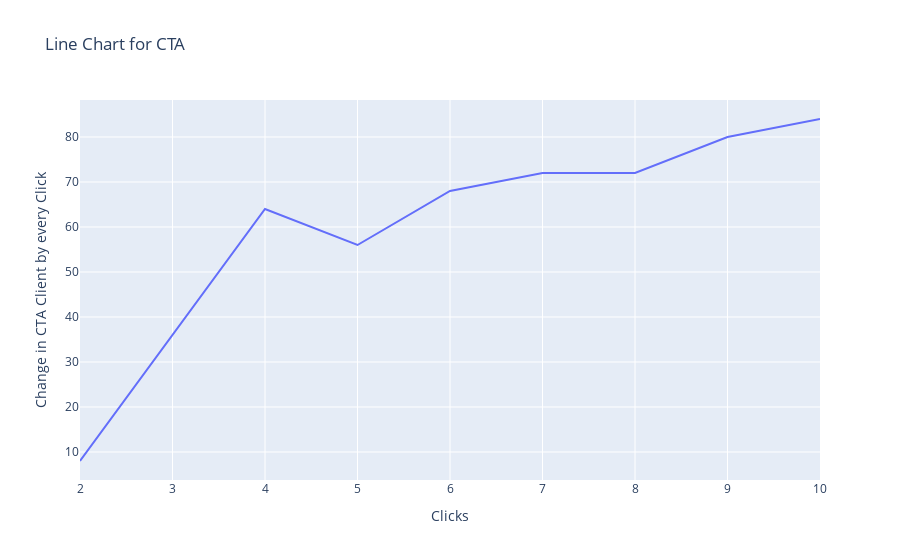

Source (notebook cell):
### Markdown cell above
## Line Chart for CTA ##

### Code cell
import plotly.express as px

# Assuming 'CTA' is a DataFrame

# Calculate the value counts
counts1 = CTA['clicks'].value_counts().sort_index()

# Extract the top 10 values
x1 = counts1.index[:10]
y1 = counts1.values[:10]

# Calculate percentage change based on 'x'
percentage_change1 = ((y1[:-1] - y1[1:]) / y1[:1]) * 100

# Calculate cumulative percentage change
cumulative_percentage_change1 = percentage_change1.cumsum()

# Create a DataFrame for Plotly
df = pd.DataFrame({'Clicks': x1[1:], 'Cumulative Percentage Change': cumulative_percentage_change1})

# Create the interactive line chart using Plotly Express
fig = px.line(df, x='Clicks', y='Cumulative Percentage Change', title='Line Chart for CTA',
              labels={'Cumulative Percentage Change': 'Change in CTA Client by every Click'})

# Show the Plotly chart
fig.show()

### Figure 1 — Plotly figure (JSON) as saved in the notebook; plotly's stock layout.template omitted (floating-point values rounded to 4 significant figures)
{"data": [{"hovertemplate": "Clicks=%{x}<br>Change in CTA Client by every Click=%{y}<extra></extra>", "legendgroup": "", "line": {"color": "#636efa", "dash": "solid"}, "marker": {"symbol": "circle"}, "mode": "lines", "name": "", "orientation": "v", "showlegend": false, "type": "scatter", "x": [2, 3, 4, 5, 6, 7, 8, 9, 10], "xaxis": "x", "y": [8, 36, 64, 56, 68, 72, 72, 80, 84], "yaxis": "y"}], "layout": {"legend": {"tracegroupgap": 0}, "title": {"text": "Line Chart for CTA"}, "xaxis": {"anchor": "y", "domain": [0, 1], "title": {"text": "Clicks"}}, "yaxis": {"anchor": "x", "domain": [0, 1], "title": {"text": "Change in CTA Client by every Click"}}}}
